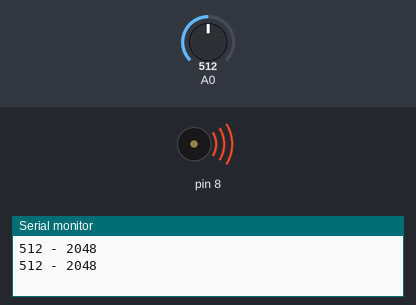
The sketch below on a simulated Arduino Uno, built with avr-gcc and run on an emulated ATmega328P. On the bench: buzzer (waves = sounding), the last lines printed to the serial monitor. Inputs (shaded band) come from the test bench; at power-on: A0 = 512.

Above: at 2.8 s.
2.9 s: A0 set to 0
At 3.6 s:
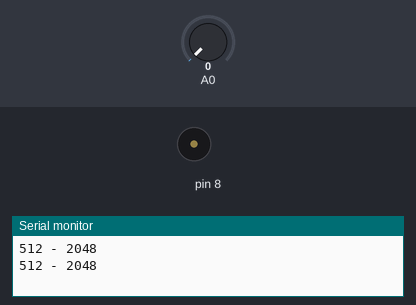
5.6 s: A0 set to 122
At 6.8 s:
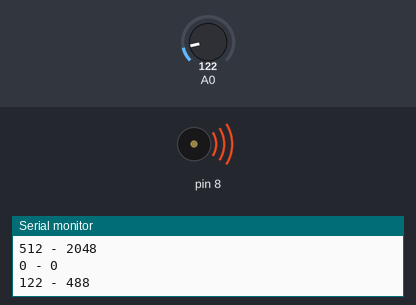
Timing chart, 0 to 17.6 s (numbered marks = the images above; inputs shaded):
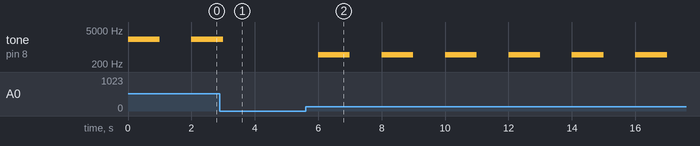

The sketch:

buzzer_potmeter.ino
```cpp
void setup() {
  // put your setup code here, to run once:
  Serial.begin(9600);
}

void loop() {
  int sensorValue = analogRead(A0);
  int toneval = sensorValue * 4;
  Serial.print(sensorValue);
  Serial.print(" - ");
  Serial.println(toneval);
  tone(8, toneval, 1000);
  delay(2000);
}
```

Measured:
- after the input at 2.9 s, tone on pin 8: goes on until 3.0 s, then stays silent
- after the input at 5.6 s, tone on pin 8: alternates 488 Hz for 1.0 s and silent for 1.0 s, starting after 0.40 s
